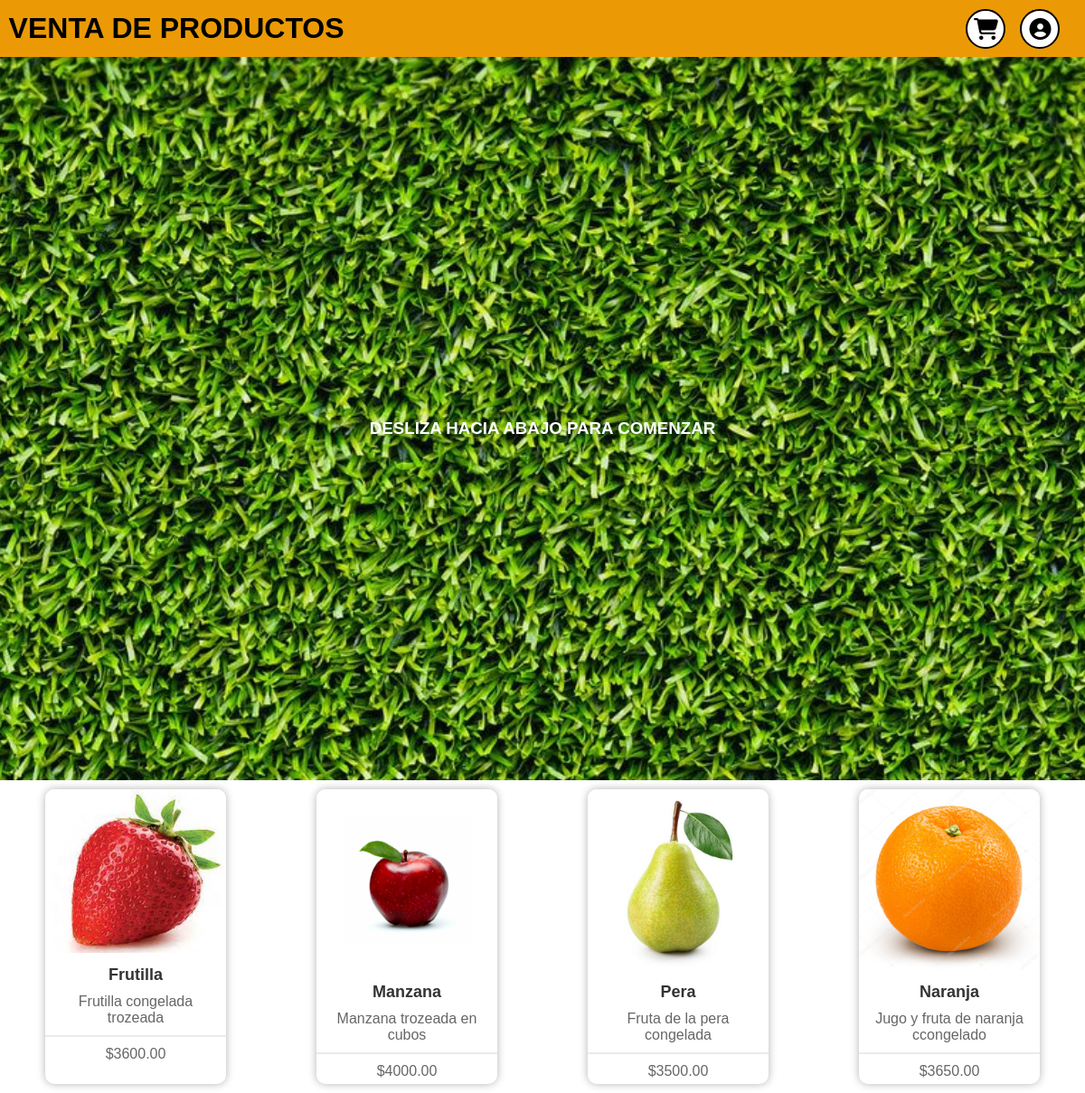
The page / on the database its author committed.
### myapp/models.py (models this page shows, shortened)
class Producto(models.Model):
    nombre = models.CharField(max_length=100)
    descripcion = models.TextField()
    precio = models.DecimalField(max_digits=10, decimal_places=2)
    stock = models.PositiveIntegerField()
    imagen = models.ImageField(upload_to="static/img/")

### myapp/views.py (the view)
# urls.py: path('', inicio, name='inicio'),
def inicio(request):
    productos = Producto.objects.all()
    carrito = Carrito.objects.first()
    return render(request, "html/inicio.html", {'productos': productos, 'carrito': carrito})

### myapp/templates/html/inicio.html (shortened to what this page needs)
{% load static %}
{% load mathfilters %}
<!DOCTYPE html>
<html lang="es">
  <head>
    <link rel="stylesheet" href="{% static 'css/styles.css' %}" />
  </head>
  <body>
    <header>
      <div class="header">
        <div id="header">
          <h1>VENTA DE PRODUCTOS</h1>
          <div class="btn-header">
              <a class="btn-h" id="btn-carrito">
                <i class="fa-solid fa-cart-shopping" style="color: black"></i>
              </a>
              <a href="/solicitudes/" class="btn-h" id="btn-admin">
                <i class="fa-solid fa-circle-user"></i>
              </a>
          </div>
        </div>
      <div
        class="intro-container"
        style="background-image: url({% static 'img/background.jpg' %});"
      >
        <h3>DESLIZA HACIA ABAJO PARA COMENZAR</h3>
      </div>
    </header>
    <main>
      <div id="productos">
        <ul id="product-list" class="product-list">
          {% for producto in productos %}
          <li data-stock="{{ producto.stock }}">
            <a href="/add/{{ producto.id }}">
              <img src="{{ producto.imagen.url }}" alt="{{ producto.nombre }}" />
              <h3>{{ producto.nombre }}</h3>
              <p>{{ producto.descripcion }}</p>
              <hr />
              <p>${{ producto.precio }}</p>
            </a>
          </li>
          {% endfor %}
        </ul>
      </div>
    </main>
  </body>
</html>

### myapp/static/css/styles.css (style rules this page uses)
* { transition: all 0.2s; margin: 0; padding: 0; text-decoration: none; font-family: sans-serif; --beige: rgb(235, 154, 5); --negro-transparente: rgba(0, 0, 0, .5) }
header { display: flex; flex-direction: column; justify-content: center; }
#header { position: relative; top: 0; left: 0; right: 0; width: auto; padding: 0.6rem; background-color: var(--beige); display: flex; flex-direction: row; justify-content: space-between; align-items: center; z-index: 9; transition: opacity .3s ease; opacity: 1; }
.btn-header { margin: 0 calc(1.25rem / 2); display: flex; flex-direction: row; }
.btn-h { display: flex; justify-content: center; align-items: center; background-color: white; width: 2.5rem; height: 2.5rem; border: 2px solid black; border-radius: 50%; margin: 0 0.5rem; transition: all .1s; text-transform: uppercase; }
.btn-h i { font-size: 1.5rem; color: black; }
.intro-container h3 { text-align: center; color: #fff; padding-top: 50vh; }
.product-list { list-style: none; padding: 0; display: flex; justify-content: space-around; flex-wrap: wrap; }
.product-list li { text-align: center; width: 200px; margin: 10px; box-shadow: 0 0 10px rgba(0, 0, 0, 0.3); border-radius: 10px; }
.product-list img { max-width: 100%; border-radius: 10px 10px 0 0; }
.product-list h3 { font-size: 18px; margin: 10px 0; font-family: Arial, sans-serif; color: #333; padding: 0 5px; }
.product-list p { font-size: 16px; margin: 5px 0; font-family: Arial, sans-serif; color: #666; padding: 0 5px; }
.product-list hr { border: none; height: 2px; background-color: rgba(204, 204, 204, 0.4); margin: 10px 0; border-radius: -16px; }

### rows shown on the page
Producto: imagen (picture), nombre "Frutilla", descripcion "Frutilla congelada trozeada", precio "3600.00"
Producto: imagen (picture), nombre "Manzana", descripcion "Manzana trozeada en cubos", precio "4000.00"
Producto: imagen (picture), nombre "Pera", descripcion "Fruta de la pera congelada", precio "3500.00"
Producto: imagen (picture), nombre "Naranja", descripcion "Jugo y fruta de naranja ccongelado", precio "3650.00"
